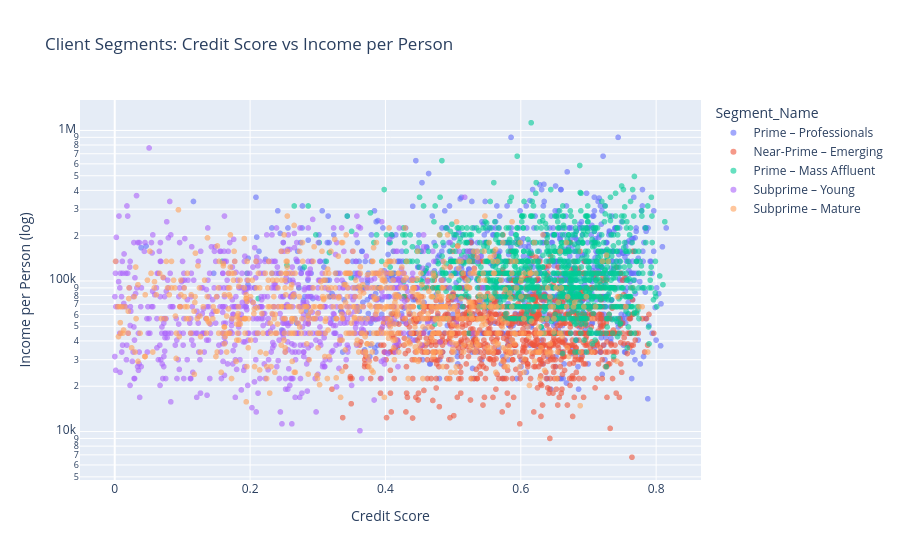

Notebook code for this chart:
### Markdown cell above
| Segment | Name | Profile |
|---|---|---|
| 0 | Subprime – Mature | Older (56), weak credit score (0.37), lower-rated regions |
| 1 | Prime – Mass Affluent | Highest income per person (112.5K), age 51, best credit score (0.63) |
| 2 | Prime – Professionals | 95% higher education, high income (96K), good credit score (0.59) |
| 3 | Subprime – Young | Young (33), lowest credit score (0.24) |
| 4 | Near-Prime – Emerging | Young (36), lowest income (49.5K) but good credit score (0.59) |

- **Credit quality:** Prime / Near-Prime / Subprime. **Income tier:** Mass Affluent / Emerging.
- Refusal rate is similar across segments (13–17%): refusal depends mainly on the application (contract type, client type), not the client profile. The segmentation describes **who the client is**, while the approval model judges **the application**.

### Code cell
# Sample of 5,000 clients (plotting 347K points makes the notebook very heavy)
df_sample = df.sample(5000, random_state= 42)

px.scatter(data_frame= df_sample, x= 'EXT_SOURCE_2', y= 'INCOME_PER_PERSON', color= 'Segment_Name',
           log_y= True, opacity= 0.6,
           labels= {'EXT_SOURCE_2' : 'Credit Score', 'INCOME_PER_PERSON' : 'Income per Person (log)'},
           title= 'Client Segments: Credit Score vs Income per Person')

### Figure 1 — Plotly figure (JSON) as saved in the notebook; plotly's stock layout.template omitted (floating-point values rounded to 4 significant figures; data arrays with more than 128 entries replaced by an {"elided": "..."} marker saying what was removed)
{"data": [{"hovertemplate": "Segment_Name=Prime – Professionals<br>Credit Score=%{x}<br>Income per Person (log)=%{y}<extra></extra>", "legendgroup": "Prime – Professionals", "marker": {"color": "#636efa", "opacity": 0.6, "symbol": "circle"}, "mode": "markers", "name": "Prime – Professionals", "showlegend": true, "type": "scattergl", "x": {"elided": "1129 float values"}, "xaxis": "x", "y": {"elided": "1129 float values"}, "yaxis": "y"}, {"hovertemplate": "Segment_Name=Near-Prime – Emerging<br>Credit Score=%{x}<br>Income per Person (log)=%{y}<extra></extra>", "legendgroup": "Near-Prime – Emerging", "marker": {"color": "#EF553B", "opacity": 0.6, "symbol": "circle"}, "mode": "markers", "name": "Near-Prime – Emerging", "showlegend": true, "type": "scattergl", "x": {"elided": "1188 float values"}, "xaxis": "x", "y": {"elided": "1188 float values"}, "yaxis": "y"}, {"hovertemplate": "Segment_Name=Prime – Mass Affluent<br>Credit Score=%{x}<br>Income per Person (log)=%{y}<extra></extra>", "legendgroup": "Prime – Mass Affluent", "marker": {"color": "#00cc96", "opacity": 0.6, "symbol": "circle"}, "mode": "markers", "name": "Prime – Mass Affluent", "showlegend": true, "type": "scattergl", "x": {"elided": "1117 float values"}, "xaxis": "x", "y": {"elided": "1117 float values"}, "yaxis": "y"}, {"hovertemplate": "Segment_Name=Subprime – Young<br>Credit Score=%{x}<br>Income per Person (log)=%{y}<extra></extra>", "legendgroup": "Subprime – Young", "marker": {"color": "#ab63fa", "opacity": 0.6, "symbol": "circle"}, "mode": "markers", "name": "Subprime – Young", "showlegend": true, "type": "scattergl", "x": {"elided": "760 float values"}, "xaxis": "x", "y": {"elided": "760 float values"}, "yaxis": "y"}, {"hovertemplate": "Segment_Name=Subprime – Mature<br>Credit Score=%{x}<br>Income per Person (log)=%{y}<extra></extra>", "legendgroup": "Subprime – Mature", "marker": {"color": "#FFA15A", "opacity": 0.6, "symbol": "circle"}, "mode": "markers", "name": "Subprime – Mature", "showlegend": true, "type": "scattergl", "x": {"elided": "806 float values"}, "xaxis": "x", "y": {"elided": "806 float values"}, "yaxis": "y"}], "layout": {"legend": {"title": {"text": "Segment_Name"}, "tracegroupgap": 0}, "title": {"text": "Client Segments: Credit Score vs Income per Person"}, "xaxis": {"anchor": "y", "domain": [0, 1], "title": {"text": "Credit Score"}}, "yaxis": {"anchor": "x", "domain": [0, 1], "title": {"text": "Income per Person (log)"}, "type": "log"}}}
